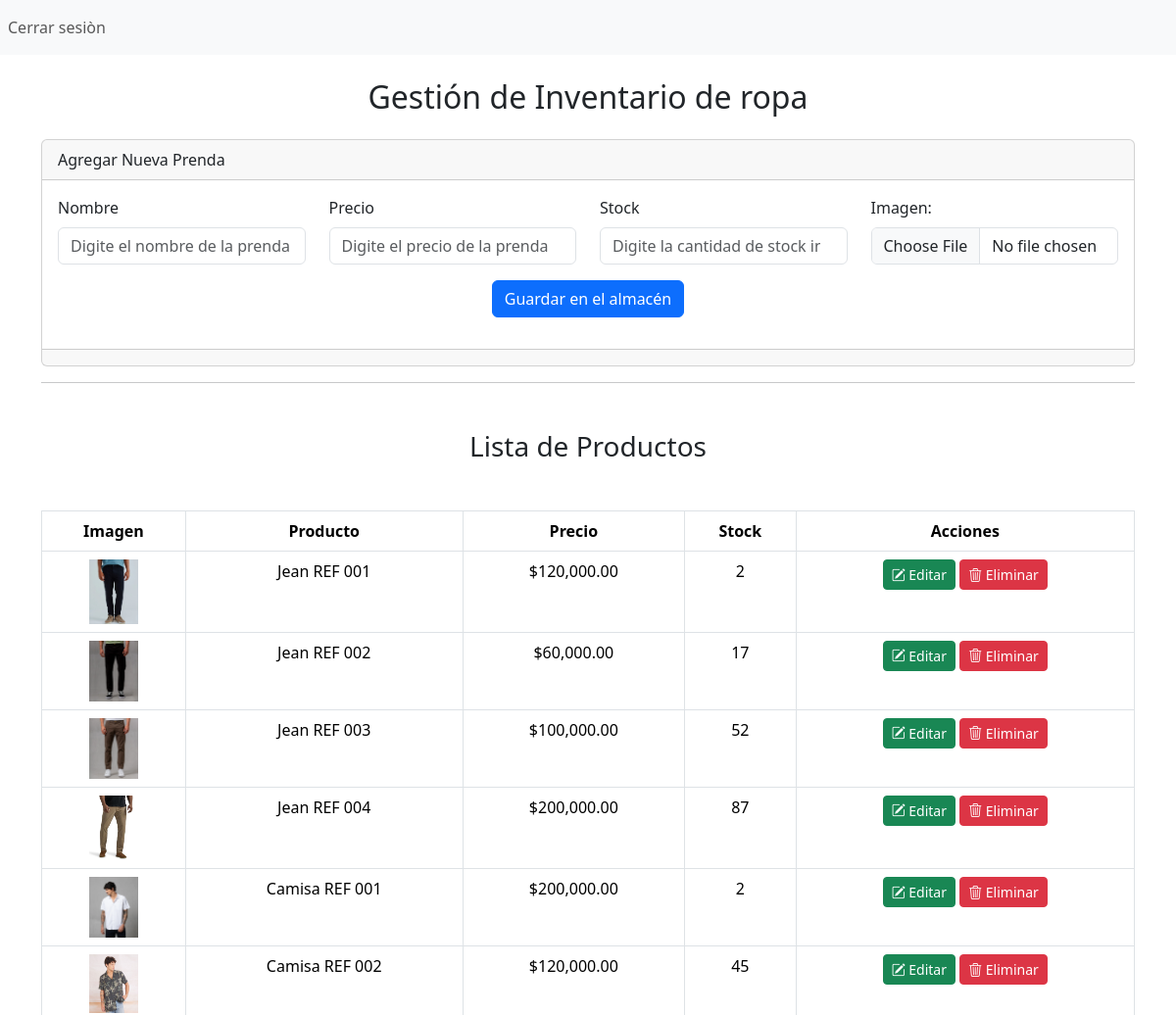
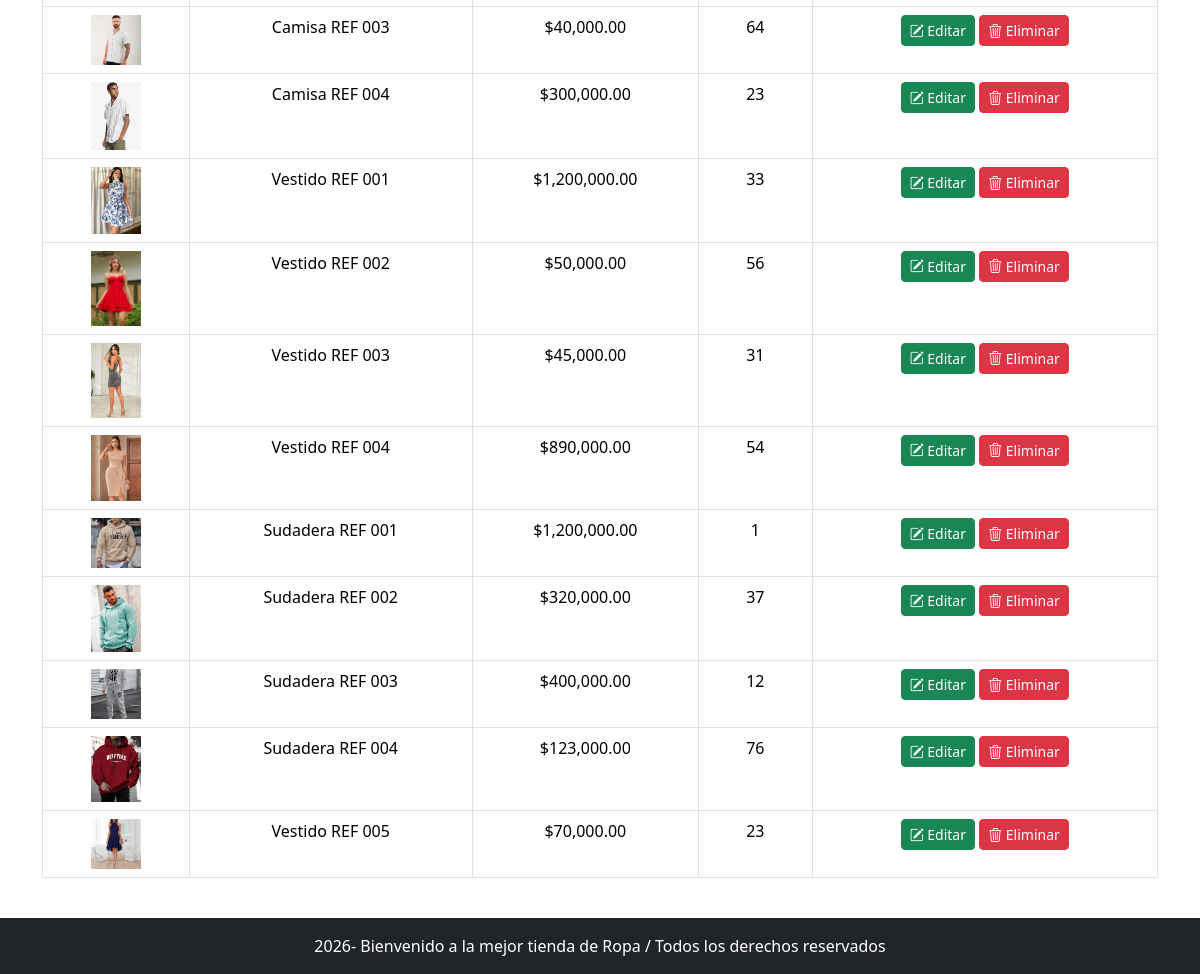
The app's page /tienda_ropa/admin/productos.php with its own data (2 pictures, top to bottom).
### tables this page shows
CREATE TABLE `productos` (
  `id` int(11) NOT NULL,
  `nombre` varchar(100) DEFAULT NULL,
  `precio` decimal(10,2) DEFAULT NULL,
  `stock` int(11) DEFAULT NULL,
  `imagen` varchar(255) DEFAULT NULL
);

### tienda_ropa/admin/productos.php (the view, shortened to what this page needs)
<?php
require "../config/db.php";
$stmt = $pdo->query("SELECT * FROM productos");
$productos = $stmt->fetchAll();
include "../templates/header.php";
?>
<h2 class="mt-4 mb-4 text-center">Gestión de Inventario de ropa</h2>
<div class="card">
    <div class="card-header">Agregar Nueva Prenda</div>
    <div class="card-body">
        <form action="" method="post" enctype="multipart/form-data">
            <div class="row">
                <div class="col-md-3 mb-3">
                    <label for="nombre" class="form-label">Nombre</label>
                    <input type="text" class="form-control" name="nombre" id="nombre"
                           placeholder="Digite el nombre de la prenda" autocomplete="off" required />
                </div>
                <div class="col-md-3 mb-3">
                    <label for="precio" class="form-label">Precio</label>
                    <input type="number" class="form-control" name="precio" id="precio"
                           placeholder="Digite el precio de la prenda" autocomplete="off" required />
                </div>
                <div class="col-md-3 mb-3">
                    <label for="stock" class="form-label">Stock</label>
                    <input type="number" class="form-control" name="stock" id="stock"
                           placeholder="Digite la cantidad de stock inicial" autocomplete="off" required />
                </div>
                <div class="col-md-3 mb-3">
                    <label for="imagen" class="form-label">Imagen:</label>
                    <input type="file" class="form-control" name="imagen" id="imagen" required />
                </div>
            </div>
            <div class="text-center mb-3">
                <button type="submit" class="btn btn-primary" name="agregar">
                    Guardar en el almacén
                </button>
            </div>
        </form>
    </div>
    <div class="card-footer text-body-secondary"></div>
</div>
<hr>
<h3 class="text-center mt-5 mb-5">Lista de Productos</h3>
<div class="table-responsive">
    <table class="table table-bordered table-hover display" style="text-align: center;" id="myTable">
        <thead>
            <tr>
                <th>Imagen</th>
                <th>Producto</th>
                <th>Precio</th>
                <th>Stock</th>
                <th>Acciones</th>
            </tr>
        </thead>
        <tbody>
            <?php foreach ($productos as $p): ?>
            <tr>
                <td><img src="../uploads/<?php echo $p['imagen']; ?>" width="50"></td>
                <td><?php echo $p['nombre']; ?></td>
                <td>$<?php echo number_format($p['precio'], 2); ?></td>
                <td><?php echo $p['stock']; ?></td>
                <td>
                    <a class="btn btn-success btn-sm" href="editar_productos.php?id=<?php echo $p['id']; ?>" role="button"><i class="bi bi-pencil-square"></i> Editar</a>
                    <a class="btn btn-danger btn-sm" href="?eliminar=<?php echo $p['id']; ?>" role="button" onclick="return confirm('¿Eliminar este producto?')"> <i class="bi bi-trash3"></i> Eliminar</a>
                </td>
            </tr>
            <?php endforeach; ?>
        </tbody>
    </table>
</div>
<?php
include "../templates/footer.php";
?>

### tienda_ropa/templates/header.php (shortened to what this page needs)
<!doctype html>
<html lang="en" data-bs-theme="light">
    <head>
        <link href="https://cdn.jsdelivr.net/npm/bootstrap@5.3.8/dist/css/bootstrap.min.css" rel="stylesheet"
/>
            <link rel="stylesheet" href="https://cdn.jsdelivr.net/npm/bootstrap-icons@1.13.1/font/bootstrap-icons.min.css">
        <link href="https://cdn.datatables.net/v/bs5/jq-3.7.0/dt-2.3.8/datatables.min.css" rel="stylesheet">
        </head>
    <body>
        <header>
             <nav class="navbar navbar-expand navbar-light bg-light">
                <ul class="nav navbar-nav">
                    <li class="nav-item">
                        <a class="nav-link" href="../logout.php">Cerrar sesiòn</a>
                    </li>
                </ul>
             </nav>
        </header>
        <main class="container ">

### tienda_ropa/templates/footer.php (shortened to what this page needs)
</main>
     <div style="padding-bottom : 80px;">
            <footer class="fixed-bottom bg-dark text-white py-3 text-center">
             <div class="container">
                <span>2026- Bienvenido a la mejor tienda de Ropa / Todos los derechos reservados</span>
             </div>
        </footer>
        </div>
    </body>
</html>

### records on screen
productos: imagen (picture), nombre "Jean REF 001", precio "120,000.00", stock "2"
productos: imagen (picture), nombre "Jean REF 002", precio "60,000.00", stock "17"
productos: imagen (picture), nombre "Jean REF 003", precio "100,000.00", stock "52"
productos: imagen (picture), nombre "Jean REF 004", precio "200,000.00", stock "87"
productos: imagen (picture), nombre "Camisa REF 001", precio "200,000.00", stock "2"
productos: imagen (picture), nombre "Camisa REF 002", precio "120,000.00", stock "45"
productos: imagen (picture), nombre "Camisa REF 003", precio "40,000.00", stock "64"
productos: imagen (picture), nombre "Camisa REF 004", precio "300,000.00", stock "23"
productos: imagen (picture), nombre "Vestido REF 001", precio "1,200,000.00", stock "33"
productos: imagen (picture), nombre "Vestido REF 002", precio "50,000.00", stock "56"
productos: imagen (picture), nombre "Vestido REF 003", precio "45,000.00", stock "31"
productos: imagen (picture), nombre "Vestido REF 004", precio "890,000.00", stock "54"
productos: imagen (picture), nombre "Sudadera REF 001", precio "1,200,000.00", stock "1"
productos: imagen (picture), nombre "Sudadera REF 002", precio "320,000.00", stock "37"
productos: imagen (picture), nombre "Sudadera REF 003", precio "400,000.00", stock "12"
productos: imagen (picture), nombre "Sudadera REF 004", precio "123,000.00", stock "76"
productos: imagen (picture), nombre "Vestido REF 005", precio "70,000.00", stock "23"
